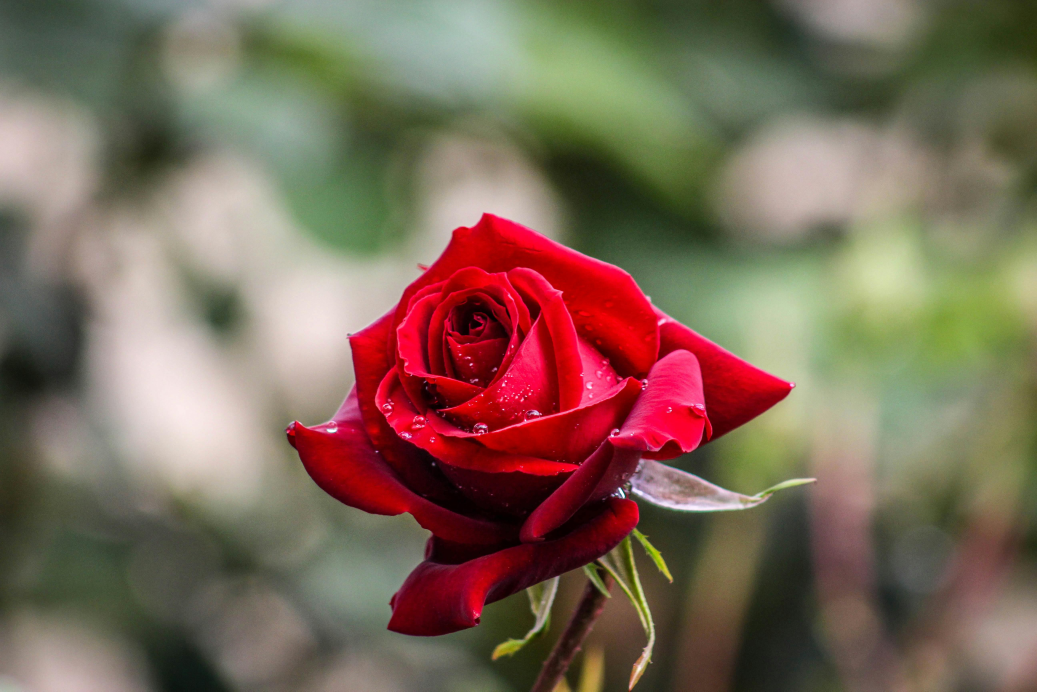
#> input picture Media/rose.jpg, 5184 x 3456 px, found by its file name (shown at 1/5 size)
$ python 02_image_cropping.py
#> lines starting #> are read from the running program, lines starting #| are printed output that depends on the picture
import matplotlib.pyplot as plt
import cv2 as cv

image = cv.imread(r"Media\rose.jpg")
#> image is the input picture: shape (3456, 5184, 3); mean B, G, R 88.8, 105.5, 125.1
image_to_rgb = cv.cvtColor(image,cv.COLOR_BGR2RGB)

cropped_rose = image_to_rgb[1000:3200,1200:4200]
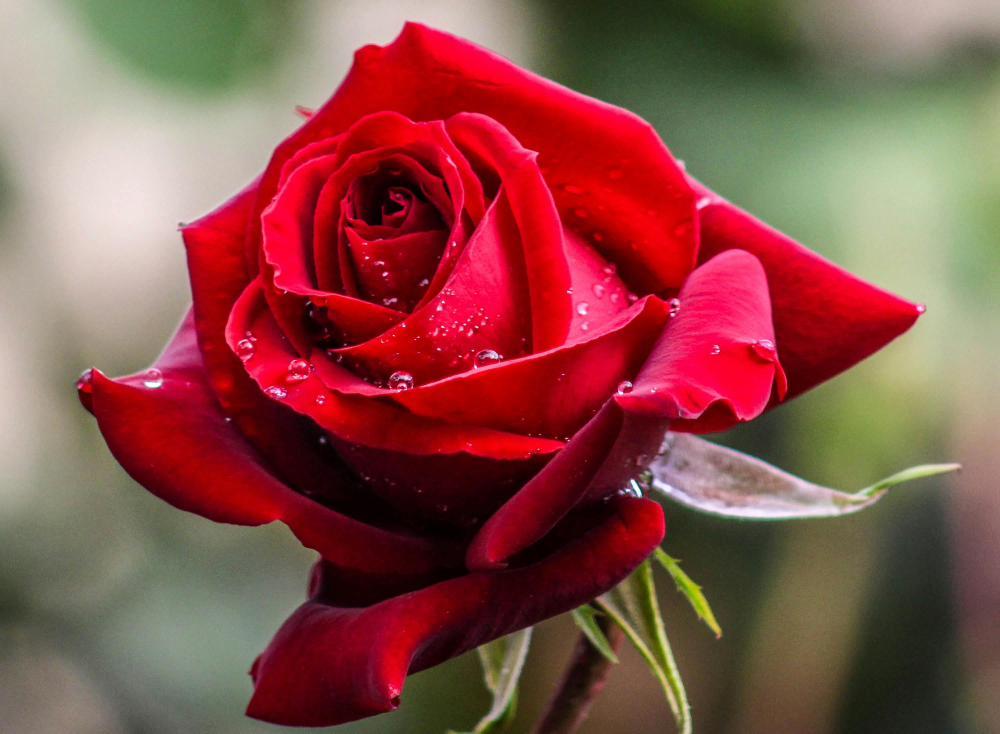
#> cropped_rose: shape (2200, 3000, 3) (shown at 1/3 size); mean R, G, B 136.7, 78.9, 72.6

plt.subplot(121);plt.imshow(image_to_rgb,cmap="gray");plt.title("Original Image")
plt.subplot(122);plt.imshow(cropped_rose,cmap="gray");plt.title("Cropped Image")
plt.show()
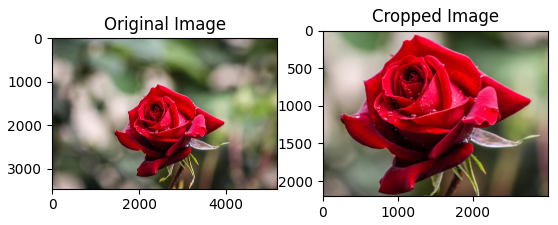
#> figure drawn by matplotlib, 2 panels
